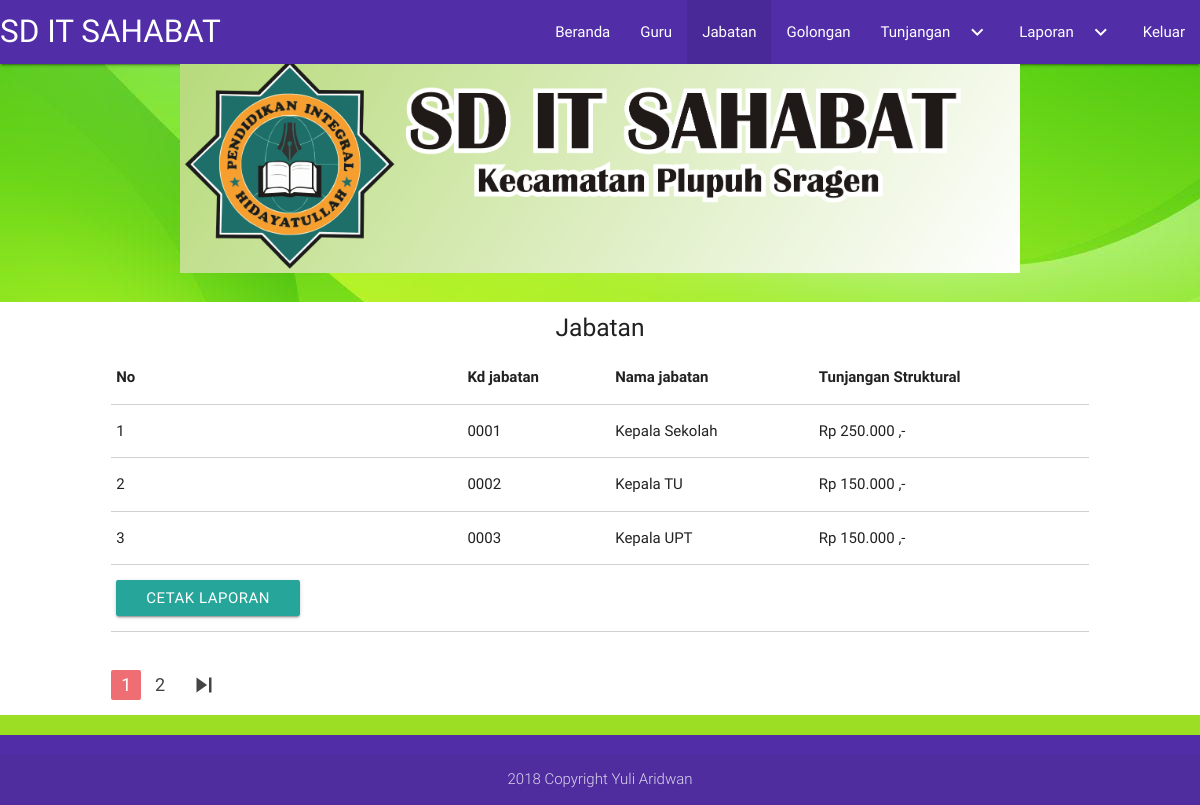
Page /pimpinan/Tampil_Jabatan.php (signed in) on the committed database.
### tables this page shows
CREATE TABLE `jabatan` (
  `Kd_jabatan` varchar(15) NOT NULL,
  `Nm_jabatan` varchar(50) NOT NULL,
  `TunjanganStruktural` int(11) NOT NULL
);

### pimpinan/Tampil_Jabatan.php (the view, shortened to what this page needs)
<?php
  include '../koneksi.php';
  $perhalaman = 3;
  $data = mysqli_query($db,"SELECT * FROM jabatan");
  $jumlahdata = mysqli_num_rows($data);
  $jumhalaman = ceil($jumlahdata / $perhalaman);
  $halamanaktif = (isset($_GET["halaman"])) ? $_GET["halaman"] :1;
  $awaldata = ($perhalaman * $halamanaktif) - $perhalaman;
  $no=$awaldata + 1;
?>
<!DOCTYPE html>
<html>
<head>
      <link type="text/css" rel="stylesheet" href="../asset/css/materialize.min.css"  media="screen,projection"/>
</head>
<body background="../Gambar/Hijau.jpg">
  <nav>
      <div class="nav-wrapper  deep-purple darken-2">
        <a href="index.php" class="brand-logo">SD IT SAHABAT </a>
        <ul class="right hide-on-med-and-down">
          <li><a href="index.php">Beranda</a></li>
          <li><a href="Tampil_guru.php">Guru</a></li>
          <li class="active"><a href="Tampil_Jabatan.php">Jabatan</a></li>
          <li><a href="Tampil_golongan.php">Golongan</a></li>
          <li><a class="dropdown-button" href="#!" data-activates="dropdown1">Tunjangan<i class="material-icons right">keyboard_arrow_down</i></a></li>
          <li><a class="dropdown-button" href="#!" data-activates="dropdown3">Laporan<i class="material-icons right">keyboard_arrow_down</i></a></li>
          <li><a href="../logout.php">Keluar </a></li>
        </ul>
      </div>
    </nav>
    <div class="container">
      <img class="responsive-img" src="../gambar/Logo.png">
    </div>
    <br>
    <div class="row white">
      <div class="col s10 offset-s1">
        <h5 class="center-align">Jabatan</h5>
             <table class="bordered highlight responsive-table">
              <thead>
                <tr>
                    <th>No</th>
                    <th>Kd jabatan</th>
                    <th>Nama jabatan</th>
                    <th>Tunjangan Struktural</th>
                </tr>
              </thead>
            <tbody>
            	<?php
  				      $sql = "SELECT * FROM jabatan LIMIT $awaldata, $perhalaman";
  				      $query = $db->query($sql);
  				      while ($row = $query->fetch_array()){;?>
                <tr>
                	<td><?php echo $no++;?></td>
                	<td><?php echo $row["Kd_jabatan"]; ?></td>
                	<td><?php echo $row["Nm_jabatan"]; ?></td>
                	<td>Rp <?php echo number_format($row["TunjanganStruktural"],0,",","."); ?> ,-</td>
                </tr>
                  <?php } ?>
              </tbody>
              <td><a href="" class="waves-effect waves-light btn">Cetak Laporan  </a></td>
            </table>
        <br>
          <ul class="pagination">
            <?php for( $i = 1; $i <= $jumhalaman; $i++) : ?>
                <?php if( $i == $halamanaktif) : ?>
                  <li class="active"><a href="Tampil_Jabatan.php?halaman=<?php echo $i ?>"><?php echo $i; ?></a></li>
                <?php else : ?>
                  <li class="waves-effect"><a href="Tampil_Jabatan.php?halaman=<?php echo $i ?>"><?php echo $i; ?></a></li>
                <?php endif; ?>
            <?php endfor; ?>
            <?php if( $halamanaktif < $jumhalaman) : ?>
              <li class="waves-effect"><a href="Tampil_Jabatan.php?halaman=<?php echo $halamanaktif + 1; ?>"><i class="material-icons">skip_next</i></a></li>
            <?php endif; ?>
          </ul>
        </div>
    </div>
      <footer class="page-footer  deep-purple darken-2">
        <div class="footer-copyright">
          <div class="container center-align">
            <div>
              2018 Copyright Yuli Aridwan
            </div>
          </div>
        </div>
      </footer>
</body>
</html>

### rows in the picture
jabatan: Kd_jabatan "0001", Nm_jabatan "Kepala Sekolah", TunjanganStruktural "250.000"
jabatan: Kd_jabatan "0002", Nm_jabatan "Kepala TU", TunjanganStruktural "150.000"
jabatan: Kd_jabatan "0003", Nm_jabatan "Kepala UPT", TunjanganStruktural "150.000"
